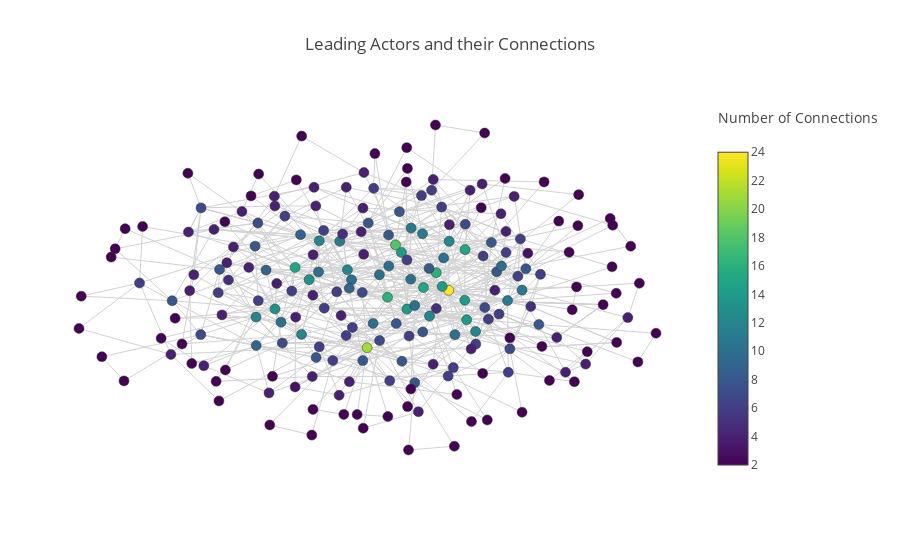

Notebook code for this chart:
### Code cell
Xv=[pos[k][0] for k in nodes]
Yv=[pos[k][1] for k in nodes]
Xed=[]
Yed=[]
for edge in pair:
    Xed+=[pos[edge[0]][0],pos[edge[1]][0], None]
    Yed+=[pos[edge[0]][1],pos[edge[1]][1], None] 
    
trace3=Scatter(x=Xed,
               y=Yed,
               mode='lines',
               line=Line(color='rgb(210,210,210)', width=1),
               hoverinfo='none'
               )
trace4=Scatter(x=Xv,
               y=Yv,
               mode='markers',
               name='net',
               marker=Marker(symbol='dot',
                             size=10, 
               showscale=True,
               colorscale = 'Viridis',
               reversescale = False,
                             
               colorbar=ColorBar(title='Number of Connections<br> &nbsp;', tickvals=[2,4,6,8,10,12,14,16,18,20,22,24]),

               color= list(d.values()),
               line=Line(color='rgb(50,50,50)', width=0.5)
               ),
               text=nodes,
               hoverinfo='text'
               )
    
    

layout=Layout(title= "Leading Actors and their Connections",  
    font= Font(size=12),
    showlegend=False, 
    xaxis=XAxis(showgrid=False, zeroline=False, showticklabels=False),
    yaxis=YAxis(showgrid=False, zeroline=False, showticklabels=False),
    margin=Margin(
        l=40,
        r=40,
        b=85,
        t=100,
    ),         
    )

data1=Data([trace3, trace4])
fig1=Figure(data=data1, layout=layout)
iplot(fig1)

### Figure 1 — Plotly figure (JSON) as saved in the notebook; plotly's stock layout.template omitted (floating-point values rounded to 4 significant figures; data arrays with more than 128 entries replaced by an {"elided": "..."} marker saying what was removed)
{"data": [{"hoverinfo": "none", "line": {"color": "rgb(210,210,210)", "width": 1}, "mode": "lines", "type": "scatter", "x": {"elided": "2043 float values"}, "y": {"elided": "2043 float values"}}, {"hoverinfo": "text", "marker": {"color": {"elided": "216 int values"}, "colorbar": {"tickvals": [2, 4, 6, 8, 10, 12, 14, 16, 18, 20, 22, 24], "title": "Number of Connections<br> &nbsp;"}, "colorscale": "Viridis", "line": {"color": "rgb(50,50,50)", "width": 0.5}, "reversescale": false, "showscale": true, "size": 10, "symbol": "dot"}, "mode": "markers", "name": "net", "text": {"elided": "216 str values"}, "type": "scatter", "x": {"elided": "216 float values"}, "y": {"elided": "216 float values"}}], "layout": {"font": {"size": 12}, "margin": {"b": 85, "l": 40, "r": 40, "t": 100}, "showlegend": false, "title": "Leading Actors and their Connections", "xaxis": {"showgrid": false, "showticklabels": false, "zeroline": false}, "yaxis": {"showgrid": false, "showticklabels": false, "zeroline": false}}}
